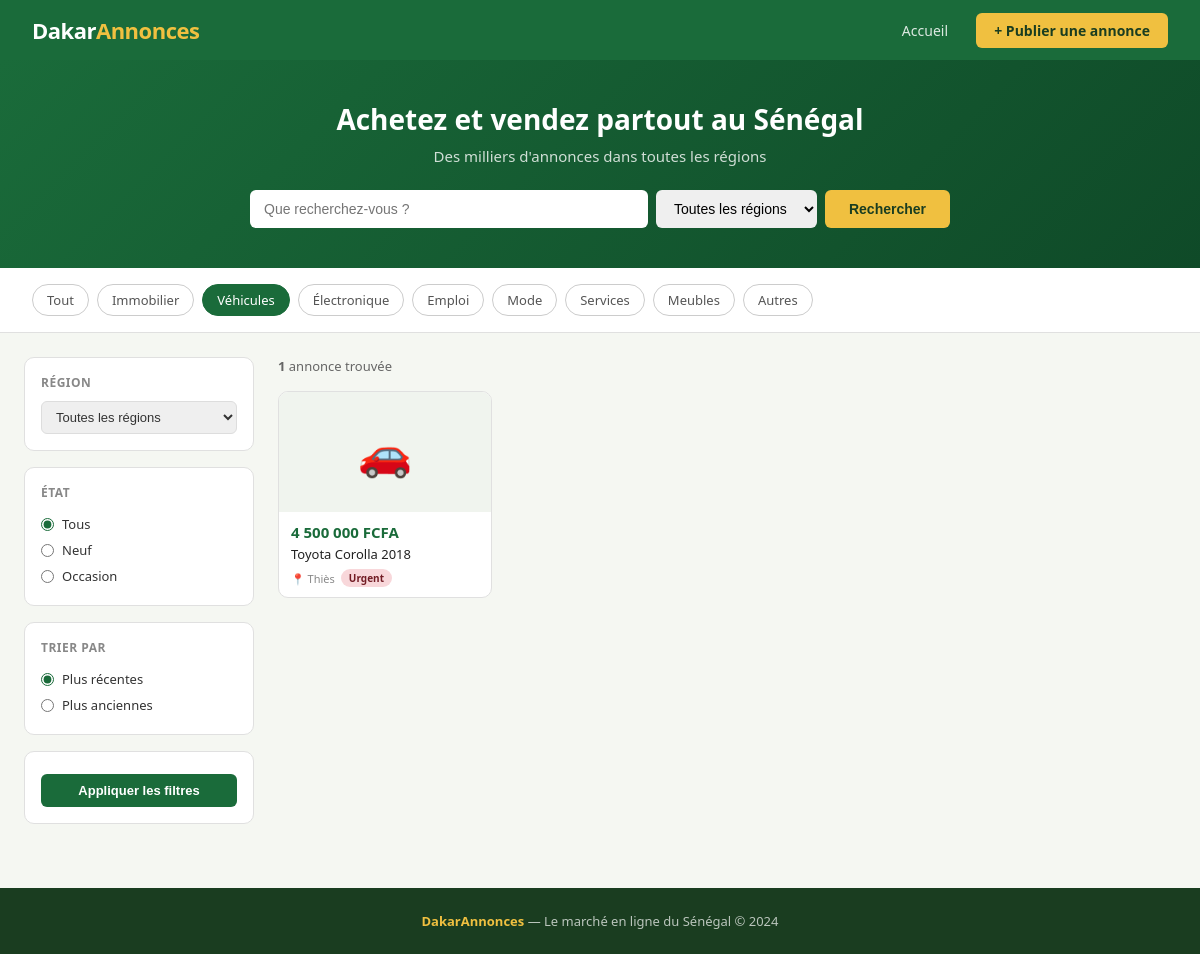
The page /?categorie=Véhicules on the database its author committed.
### tables this page shows
CREATE TABLE annonces (
                id INTEGER PRIMARY KEY AUTOINCREMENT,
                titre TEXT NOT NULL,
                description TEXT NOT NULL,
                prix TEXT NOT NULL,
                categorie TEXT NOT NULL,
                region TEXT NOT NULL,
                etat TEXT DEFAULT 'Neuf',
                urgent INTEGER DEFAULT 0,
                user_id INTEGER,
                telephone TEXT,
                created_at TEXT DEFAULT CURRENT_TIMESTAMP,
                FOREIGN KEY (user_id) REFERENCES users(id)
            );

### app.py (the view)
@app.route('/')
def index():
    q = request.args.get('q', '')
    categorie = request.args.get('categorie', '')
    region = request.args.get('region', '')
    etat = request.args.get('etat', '')
    tri = request.args.get('tri', 'recent')
    page = int(request.args.get('page', 1))
    par_page = 8
    with get_db() as db:
        sql = 'SELECT * FROM annonces WHERE 1=1'
        params = []
        if q:
            sql += ' AND (titre LIKE ? OR description LIKE ?)'
            params += [f'%{q}%', f'%{q}%']
        if categorie:
            sql += ' AND categorie = ?'
            params.append(categorie)
        if region:
            sql += ' AND region = ?'
            params.append(region)
        if etat:
            sql += ' AND etat = ?'
            params.append(etat)
        if tri == 'recent':
            sql += ' ORDER BY created_at DESC'
        else:
            sql += ' ORDER BY created_at ASC'
        total = db.execute(f'SELECT COUNT(*) FROM ({sql})', params).fetchone()[0]
        offset = (page - 1) * par_page
        annonces = db.execute(sql + f' LIMIT {par_page} OFFSET {offset}', params).fetchall()
    total_pages = (total + par_page - 1) // par_page
    return render_template('index.html',
        annonces=annonces, categories=CATEGORIES, regions=REGIONS,
        q=q, categorie=categorie, region=region, etat=etat, tri=tri,
        page=page, total_pages=total_pages, total=total)

### app.py (called while the page is built)
def get_db():
    conn = sqlite3.connect(DB)
    conn.row_factory = sqlite3.Row
    return conn

### templates/index.html (shortened to what this page needs)
{% extends 'base.html' %}
{% block content %}
<div class="hero">
  <h1>Achetez et vendez partout au Sénégal</h1>
  <p>Des milliers d'annonces dans toutes les régions</p>
  <form class="search-form" method="get" action="/">
    <input type="text" name="q" value="{{ q }}" placeholder="Que recherchez-vous ?" />
    <select name="region">
      <option value="">Toutes les régions</option>
    </select>
    <button type="submit">Rechercher</button>
  </form>
</div>
<div class="cats">
  <a href="/" class="cat-link {% if not categorie %}active{% endif %}">Tout</a>
  {% for cat in categories %}
  <a href="/?categorie={{ cat }}" class="cat-link {% if categorie == cat %}active{% endif %}">{{ cat }}</a>
  {% endfor %}
</div>
<div class="layout">
  <aside class="sidebar">
    <form method="get" action="/">
      <div class="filter-card">
        <div class="filter-title">Région</div>
        <select name="region">
          <option value="">Toutes les régions</option>
        </select>
      </div>
      <div class="filter-card">
        <div class="filter-title">État</div>
        <label><input type="radio" name="etat" value="" {% if not etat %}checked{% endif %}> Tous</label>
        <label><input type="radio" name="etat" value="Neuf" {% if etat=='Neuf' %}checked{% endif %}> Neuf</label>
        <label><input type="radio" name="etat" value="Occasion" {% if etat=='Occasion' %}checked{% endif %}> Occasion</label>
      </div>
      <div class="filter-card">
        <div class="filter-title">Trier par</div>
        <label><input type="radio" name="tri" value="recent" {% if tri=='recent' %}checked{% endif %}> Plus récentes</label>
        <label><input type="radio" name="tri" value="ancien" {% if tri=='ancien' %}checked{% endif %}> Plus anciennes</label>
      </div>
      <div class="filter-card">
        <button type="submit" class="btn-filter">Appliquer les filtres</button>
      </div>
    </form>
  </aside>
  <div class="listings">
    <div class="listings-header">
      <span class="listings-count"><strong>{{ total }}</strong> annonce{% if total > 1 %}s{% endif %} trouvée{% if total > 1 %}s{% endif %}</span>
    </div>
    {% if annonces %}
    <div class="grid">
      {% for a in annonces %}
      <a href="/annonce/{{ a.id }}" class="card">
        <div class="card-img">
          {% if a.categorie == 'Immobilier' %}🏠
          {% elif a.categorie == 'Véhicules' %}🚗
          {% elif a.categorie == 'Électronique' %}📱
          {% elif a.categorie == 'Emploi' %}💼
          {% elif a.categorie == 'Mode' %}👗
          {% elif a.categorie == 'Services' %}🔧
          {% elif a.categorie == 'Meubles' %}🛋️
          {% else %}📦{% endif %}
        </div>
        <div class="card-body">
          <div class="card-price">{{ a.prix }}</div>
          <div class="card-title">{{ a.titre }}</div>
          <div class="card-meta">
            📍 {{ a.region }}
            {% if a.urgent %}<span class="badge badge-urgent">Urgent</span>{% endif %}
          </div>
        </div>
      </a>
      {% endfor %}
    </div>
    {% else %}
    <div class="empty">
      <div class="empty-icon">🔍</div>
      <p>Aucune annonce trouvée. <a href="/" style="color:#1a6b3a">Voir toutes les annonces</a></p>
    </div>
    {% endif %}
  </div>
</div>
{% endblock %}

### templates/base.html (style rules this page uses)
* { box-sizing: border-box; margin: 0; padding: 0; }
body { font-family: 'Segoe UI', Arial, sans-serif; background: #f5f7f2; color: #222; }
a { text-decoration: none; color: inherit; }

### templates/index.html (style rules this page uses)
.hero { background: linear-gradient(135deg, #1a6b3a 0%, #0f4a28 100%); padding: 2.5rem 2rem; text-align: center; color: #fff; }
.hero h1 { font-size: 28px; margin-bottom: 8px; }
.hero p { color: rgba(255,255,255,0.8); font-size: 15px; margin-bottom: 1.5rem; }
.search-form { display: flex; gap: 8px; max-width: 700px; margin: 0 auto; flex-wrap: wrap; justify-content: center; }
.search-form input, .search-form select { padding: 10px 14px; border: none; border-radius: 6px; font-size: 14px; }
.search-form input { flex: 1; min-width: 200px; }
.search-form button { background: #f0c040; color: #1a3d20; border: none; padding: 10px 24px; border-radius: 6px; font-weight: 700; font-size: 14px; cursor: pointer; }
.cats { display: flex; gap: 8px; padding: 1rem 2rem; overflow-x: auto; background: #fff; border-bottom: 1px solid #e0e0e0; }
.cat-link { white-space: nowrap; padding: 6px 14px; border-radius: 999px; border: 1px solid #ccc; font-size: 13px; color: #555; transition: all 0.15s; }
.cat-link:hover, .cat-link.active { background: #1a6b3a; color: #fff; border-color: #1a6b3a; }
.layout { display: flex; gap: 0; max-width: 1200px; margin: 1.5rem auto; padding: 0 1.5rem; }
.sidebar { width: 230px; flex-shrink: 0; margin-right: 1.5rem; }
.filter-card { background: #fff; border: 1px solid #e0e0e0; border-radius: 10px; padding: 1rem; margin-bottom: 1rem; }
.filter-title { font-size: 12px; font-weight: 700; color: #888; text-transform: uppercase; letter-spacing: 0.5px; margin-bottom: 10px; }
.filter-card label { display: flex; align-items: center; gap: 8px; font-size: 13px; color: #333; padding: 4px 0; cursor: pointer; }
.filter-card input[type=radio], .filter-card input[type=checkbox] { accent-color: #1a6b3a; }
.filter-card select { width: 100%; padding: 7px 10px; border: 1px solid #ddd; border-radius: 6px; font-size: 13px; color: #333; }
.btn-filter { width: 100%; background: #1a6b3a; color: #fff; border: none; padding: 9px; border-radius: 6px; font-size: 13px; cursor: pointer; margin-top: 6px; font-weight: 600; }
.listings { flex: 1; }
.listings-header { display: flex; justify-content: space-between; align-items: center; margin-bottom: 1rem; }
.listings-count { font-size: 13px; color: #666; }
.grid { display: grid; grid-template-columns: repeat(auto-fill, minmax(180px, 1fr)); gap: 14px; }
.card { background: #fff; border: 1px solid #e0e0e0; border-radius: 10px; overflow: hidden; transition: box-shadow 0.15s, border-color 0.15s; }
.card-img { width: 100%; height: 120px; background: #f0f4ee; display: flex; align-items: center; justify-content: center; font-size: 44px; }
.card-body { padding: 10px 12px; }
.card-price { font-size: 15px; font-weight: 700; color: #1a6b3a; margin-bottom: 3px; }
.card-title { font-size: 13px; color: #222; margin-bottom: 6px; white-space: nowrap; overflow: hidden; text-overflow: ellipsis; }
.card-meta { font-size: 11px; color: #888; display: flex; align-items: center; gap: 6px; }
.badge { padding: 2px 8px; border-radius: 999px; font-size: 10px; font-weight: 700; }
.badge-urgent { background: #f8d7da; color: #721c24; }

### rows shown on the page
annonces: prix "4 500 000 FCFA", titre "Toyota Corolla 2018", region "Thiès", urgent "Urgent"

### other values the page prints
{{ cat }} "Immobilier" "Véhicules" "Électronique" "Emploi" "Mode" "Services" "Meubles" "Autres"
{{ total }} "1"
